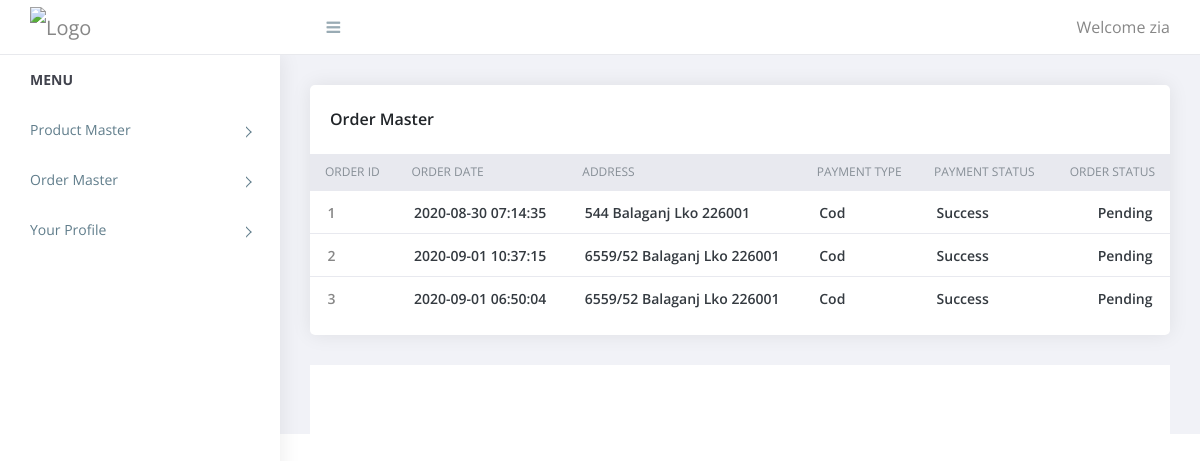
The page /admin/order_master.php (signed in) on the database as committed earlier.
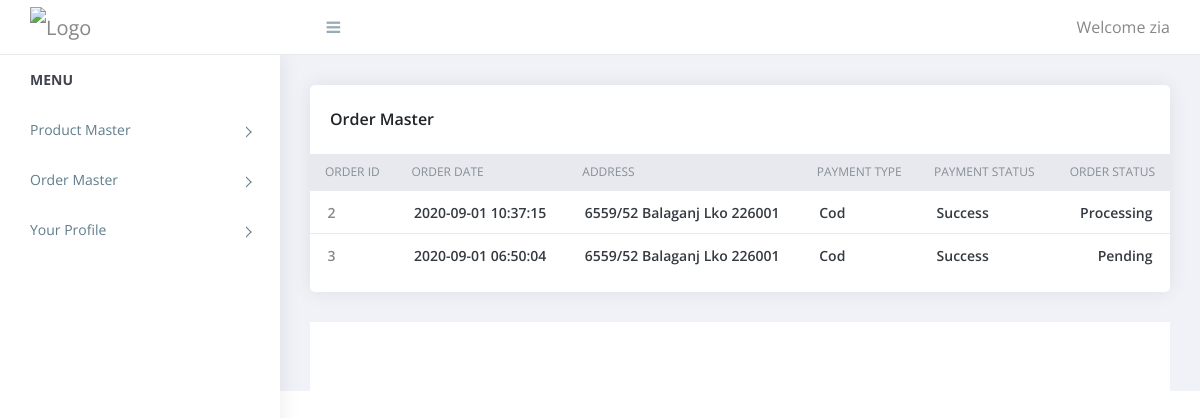
The same page on the database as committed later.
### tables this page shows
CREATE TABLE `orders` (
  `id` int(11) NOT NULL,
  `user_id` int(11) NOT NULL,
  `name` varchar(250) NOT NULL,
  `number` int(11) NOT NULL,
  `address` varchar(250) NOT NULL,
  `city` varchar(50) NOT NULL,
  `pincode` int(11) NOT NULL,
  `payment_type` varchar(20) NOT NULL,
  `total_price` float NOT NULL,
  `payment_status` varchar(20) NOT NULL,
  `order_status` int(11) NOT NULL,
  `added_on` datetime NOT NULL
);

CREATE TABLE `order_status` (
  `id` int(11) NOT NULL,
  `name` varchar(50) NOT NULL
);

### admin/order_master.php (the view, shortened to what this page needs)
<?php
require('includes/top.inc.php');
?>
<div class="content pb-0">
    <div class="orders">
        <div class="row">
            <div class="col-xl-12">
                <div class="card">
                    <div class="card-body">
                        <h4 class="box-title">Order Master</h4>
                    </div>
                    <div class="card-body--">
                        <div class="table-stats order-table ov-h">
                            <table class="table">
                                <thead>
                                    <tr>
                                        <th>Order ID</th>
                                        <th>Order Date</th>
                                        <th>Address</th>
                                        <th>Payment Type</th>
                                        <th>Payment Status</th>
                                        <th>Order Status</th>
                                    </tr>
                                </thead>
                                <tbody>
                                    <?php
                                    $res = mysqli_query($con, "SELECT orders.*,order_status.name as order_status_str FROM orders,order_status WHERE order_status.id = orders.order_status");
                                    while ($row = mysqli_fetch_assoc($res)) {
                                    ?>
                                        <tr>
                                            <td><a href="order_master_details.php?id=<?php echo $row['id'] ?>"><?php echo $row['id'] ?></a></td>
                                            <td><?php echo $row['added_on'] ?></td>
                                            <td>
                                                <?php echo $row['address'] ?>
                                                <?php echo $row['city'] ?>
                                                <?php echo $row['pincode'] ?>
                                            </td>
                                            <td><?php echo $row['payment_type'] ?></td>
                                            <td><?php echo $row['payment_status'] ?></td>
                                            <td><?php echo $row['order_status_str'] ?></td>
                                        </tr>
                                    <?php } ?>
                                </tbody>
                            </table>
                        </div>
                    </div>
                </div>
            </div>
        </div>
    </div>
</div>
<?php
require('includes/footer.inc.php');
?>

Rows that differ between the two databases and show on the page:
removed orders: id "1", added_on "2020-08-30 07:14:35", address "544 Balaganj", city "Lko", pincode "226001", payment_type "Cod", payment_status "Success", order_status.name "Pending"
changed orders id 2: order_status.name "Pending" → "Processing"
